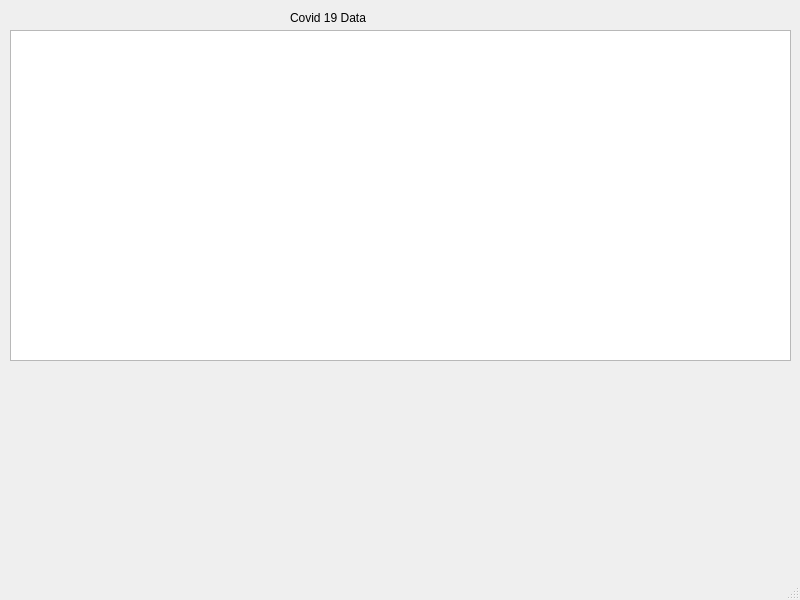
<?xml version="1.0" encoding="UTF-8"?>
<ui version="4.0">
 <class>MainWindow</class>
 <widget class="QMainWindow" name="MainWindow">
  <property name="geometry">
   <rect>
    <x>0</x>
    <y>0</y>
    <width>800</width>
    <height>600</height>
   </rect>
  </property>
  <property name="windowTitle">
   <string>MainWindow</string>
  </property>
  <widget class="QWidget" name="centralwidget">
   <widget class="QTextBrowser" name="text_dataDisplay">
    <property name="geometry">
     <rect>
      <x>10</x>
      <y>30</y>
      <width>781</width>
      <height>331</height>
     </rect>
    </property>
    <property name="lineWidth">
     <number>1</number>
    </property>
   </widget>
   <widget class="QLabel" name="label_title">
    <property name="geometry">
     <rect>
      <x>290</x>
      <y>10</y>
      <width>121</width>
      <height>16</height>
     </rect>
    </property>
    <property name="text">
     <string>Covid 19 Data</string>
    </property>
   </widget>
  </widget>
  <widget class="QMenuBar" name="menubar">
   <property name="geometry">
    <rect>
     <x>0</x>
     <y>0</y>
     <width>800</width>
     <height>22</height>
    </rect>
   </property>
  </widget>
  <widget class="QStatusBar" name="statusbar"/>
 </widget>
 <resources/>
 <connections/>
</ui>
